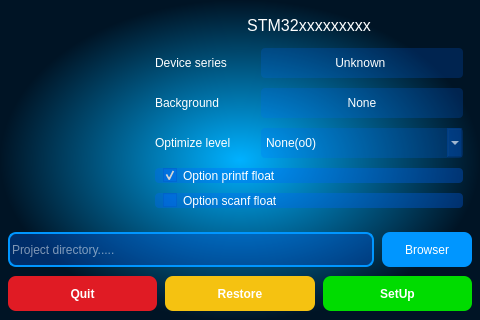
<?xml version="1.0" encoding="UTF-8"?>
<ui version="4.0">
 <class>MainWindow</class>
 <widget class="QMainWindow" name="MainWindow">
  <property name="geometry">
   <rect>
    <x>0</x>
    <y>0</y>
    <width>480</width>
    <height>320</height>
   </rect>
  </property>
  <property name="minimumSize">
   <size>
    <width>480</width>
    <height>320</height>
   </size>
  </property>
  <property name="maximumSize">
   <size>
    <width>480</width>
    <height>320</height>
   </size>
  </property>
  <property name="windowTitle">
   <string>STM-EDF setup tool</string>
  </property>
  <property name="styleSheet">
   <string notr="true">background-color: qradialgradient(spread:pad, cx:0.5, cy:0.5, radius:0.5, fx:0.5, fy:0.5, stop:0 rgba(0, 177, 255, 255), stop:1 rgba(0, 20, 37, 255));
border-radius: 8px;</string>
  </property>
  <widget class="QWidget" name="centralwidget">
   <property name="styleSheet">
    <string notr="true"/>
   </property>
   <layout class="QGridLayout" name="gridLayout">
    <property name="leftMargin">
     <number>8</number>
    </property>
    <property name="topMargin">
     <number>8</number>
    </property>
    <property name="rightMargin">
     <number>8</number>
    </property>
    <property name="bottomMargin">
     <number>8</number>
    </property>
    <property name="spacing">
     <number>8</number>
    </property>
    <item row="0" column="0">
     <widget class="QFrame" name="frame">
      <property name="minimumSize">
       <size>
        <width>130</width>
        <height>0</height>
       </size>
      </property>
      <property name="maximumSize">
       <size>
        <width>130</width>
        <height>16777215</height>
       </size>
      </property>
      <property name="styleSheet">
       <string notr="true">background-color: rgba(255, 255,255, 0);</string>
      </property>
      <property name="frameShape">
       <enum>QFrame::StyledPanel</enum>
      </property>
      <property name="frameShadow">
       <enum>QFrame::Raised</enum>
      </property>
      <layout class="QHBoxLayout" name="horizontalLayout_3">
       <property name="spacing">
        <number>0</number>
       </property>
       <property name="leftMargin">
        <number>0</number>
       </property>
       <property name="topMargin">
        <number>0</number>
       </property>
       <property name="rightMargin">
        <number>0</number>
       </property>
       <property name="bottomMargin">
        <number>0</number>
       </property>
       <item>
        <widget class="QLabel" name="label">
         <property name="styleSheet">
          <string notr="true">image: url(:/image/image_icon/STM32MCU.png);</string>
         </property>
         <property name="text">
          <string/>
         </property>
        </widget>
       </item>
      </layout>
     </widget>
    </item>
    <item row="0" column="1" alignment="Qt::AlignTop">
     <widget class="QFrame" name="frame_2">
      <property name="minimumSize">
       <size>
        <width>326</width>
        <height>216</height>
       </size>
      </property>
      <property name="maximumSize">
       <size>
        <width>326</width>
        <height>216</height>
       </size>
      </property>
      <property name="styleSheet">
       <string notr="true">
background-color: rgba(255, 255, 255, 0);</string>
      </property>
      <property name="frameShape">
       <enum>QFrame::StyledPanel</enum>
      </property>
      <property name="frameShadow">
       <enum>QFrame::Raised</enum>
      </property>
      <layout class="QVBoxLayout" name="verticalLayout">
       <property name="spacing">
        <number>0</number>
       </property>
       <property name="leftMargin">
        <number>0</number>
       </property>
       <property name="topMargin">
        <number>8</number>
       </property>
       <property name="rightMargin">
        <number>0</number>
       </property>
       <property name="bottomMargin">
        <number>0</number>
       </property>
       <item>
        <widget class="QPushButton" name="Btn_Device_Full_Name">
         <property name="font">
          <font>
           <pointsize>12</pointsize>
          </font>
         </property>
         <property name="styleSheet">
          <string notr="true">color: rgb(255, 255, 255);
background-color: rgba(255, 255, 255, 0);
border: none;</string>
         </property>
         <property name="text">
          <string>STM32xxxxxxxxx</string>
         </property>
         <property name="icon">
          <iconset resource="guiimg.qrc">
           <normaloff>:/icon/image_icon/cpu.svg</normaloff>:/icon/image_icon/cpu.svg</iconset>
         </property>
         <property name="iconSize">
          <size>
           <width>35</width>
           <height>35</height>
          </size>
         </property>
        </widget>
       </item>
       <item>
        <widget class="QFrame" name="frame_5">
         <property name="styleSheet">
          <string notr="true">border: none;
border-radius: 1px;
background-color: rgba(255, 255, 255, 0);</string>
         </property>
         <property name="frameShape">
          <enum>QFrame::StyledPanel</enum>
         </property>
         <property name="frameShadow">
          <enum>QFrame::Raised</enum>
         </property>
         <layout class="QGridLayout" name="gridLayout_2">
          <item row="0" column="0">
           <widget class="QLabel" name="label_3">
            <property name="minimumSize">
             <size>
              <width>95</width>
              <height>0</height>
             </size>
            </property>
            <property name="styleSheet">
             <string notr="true">border: none;
color: rgb(255, 255, 255);
background-color: rgba(255, 255, 255, 0);</string>
            </property>
            <property name="text">
             <string>Device series</string>
            </property>
           </widget>
          </item>
          <item row="0" column="1">
           <widget class="QPushButton" name="Btn_Device_Series">
            <property name="minimumSize">
             <size>
              <width>200</width>
              <height>30</height>
             </size>
            </property>
            <property name="maximumSize">
             <size>
              <width>250</width>
              <height>30</height>
             </size>
            </property>
            <property name="styleSheet">
             <string notr="true">color: rgb(255, 255, 255);
background-color: rgba(0, 100, 255, 50);
border-radius: 4px;</string>
            </property>
            <property name="text">
             <string>Unknown </string>
            </property>
           </widget>
          </item>
          <item row="1" column="0">
           <widget class="QLabel" name="label_4">
            <property name="minimumSize">
             <size>
              <width>95</width>
              <height>0</height>
             </size>
            </property>
            <property name="maximumSize">
             <size>
              <width>16777215</width>
              <height>16777215</height>
             </size>
            </property>
            <property name="styleSheet">
             <string notr="true">border: none;
color: rgb(255, 255, 255);
background-color: rgba(255, 255, 255, 0);</string>
            </property>
            <property name="text">
             <string>Background</string>
            </property>
           </widget>
          </item>
          <item row="1" column="1">
           <widget class="QPushButton" name="Btn_Project_Bgr">
            <property name="minimumSize">
             <size>
              <width>200</width>
              <height>30</height>
             </size>
            </property>
            <property name="maximumSize">
             <size>
              <width>250</width>
              <height>30</height>
             </size>
            </property>
            <property name="styleSheet">
             <string notr="true">color: rgb(255, 255, 255);
background-color: rgba(0, 100, 255, 50);
border-radius: 4px;</string>
            </property>
            <property name="text">
             <string>None</string>
            </property>
           </widget>
          </item>
          <item row="2" column="0">
           <widget class="QLabel" name="label_2">
            <property name="maximumSize">
             <size>
              <width>100</width>
              <height>16777215</height>
             </size>
            </property>
            <property name="styleSheet">
             <string notr="true">border: none;
color: rgb(255, 255, 255);
background-color: rgba(255, 255, 255, 0);</string>
            </property>
            <property name="text">
             <string>Optimize level</string>
            </property>
           </widget>
          </item>
          <item row="2" column="1">
           <widget class="QComboBox" name="Box_Optimize">
            <property name="minimumSize">
             <size>
              <width>200</width>
              <height>30</height>
             </size>
            </property>
            <property name="maximumSize">
             <size>
              <width>250</width>
              <height>30</height>
             </size>
            </property>
            <property name="styleSheet">
             <string notr="true">color: rgb(255, 255, 255);
background-color: rgba(0, 100, 255, 50);
border-radius: 4px;</string>
            </property>
            <item>
             <property name="text">
              <string>None(o0)</string>
             </property>
            </item>
            <item>
             <property name="text">
              <string>Optimize for debug(og)</string>
             </property>
            </item>
            <item>
             <property name="text">
              <string>Optimize for size(os)</string>
             </property>
            </item>
            <item>
             <property name="text">
              <string>Optimize for speed(ofast)</string>
             </property>
            </item>
            <item>
             <property name="text">
              <string>Optimize(o1)</string>
             </property>
            </item>
            <item>
             <property name="text">
              <string>Optimize for more(o2)</string>
             </property>
            </item>
            <item>
             <property name="text">
              <string>Optimize for most(o3)</string>
             </property>
            </item>
           </widget>
          </item>
          <item row="3" column="0" colspan="2">
           <widget class="QCheckBox" name="CB_Printf_Float">
            <property name="styleSheet">
             <string notr="true">color: rgb(255, 255, 255);
background-color: rgba(0, 100, 255, 80);
border-radius: 4px;
padding-left: 8px;</string>
            </property>
            <property name="text">
             <string>Option printf float</string>
            </property>
            <property name="checked">
             <bool>true</bool>
            </property>
           </widget>
          </item>
          <item row="4" column="0" colspan="2">
           <widget class="QCheckBox" name="CB_Scanf_Float">
            <property name="styleSheet">
             <string notr="true">color: rgb(255, 255, 255);
background-color: rgba(0, 100, 255, 80);
border-radius: 4px;
padding-left: 8px;</string>
            </property>
            <property name="text">
             <string>Option scanf float</string>
            </property>
           </widget>
          </item>
         </layout>
        </widget>
       </item>
      </layout>
     </widget>
    </item>
    <item row="1" column="0" colspan="2">
     <widget class="QFrame" name="frame_4">
      <property name="minimumSize">
       <size>
        <width>0</width>
        <height>36</height>
       </size>
      </property>
      <property name="maximumSize">
       <size>
        <width>16777215</width>
        <height>36</height>
       </size>
      </property>
      <property name="styleSheet">
       <string notr="true">background-color: rgba(255, 255, 255, 0);</string>
      </property>
      <property name="frameShape">
       <enum>QFrame::StyledPanel</enum>
      </property>
      <property name="frameShadow">
       <enum>QFrame::Raised</enum>
      </property>
      <layout class="QHBoxLayout" name="horizontalLayout_2">
       <property name="spacing">
        <number>8</number>
       </property>
       <property name="leftMargin">
        <number>0</number>
       </property>
       <property name="topMargin">
        <number>0</number>
       </property>
       <property name="rightMargin">
        <number>0</number>
       </property>
       <property name="bottomMargin">
        <number>0</number>
       </property>
       <item>
        <widget class="QLineEdit" name="LE_Project_Dir">
         <property name="minimumSize">
          <size>
           <width>0</width>
           <height>35</height>
          </size>
         </property>
         <property name="styleSheet">
          <string notr="true">color: rgb(255, 255, 255);
background-color: rgba(0, 100, 255, 80);
border: 2px solid rgb(0, 150, 255);</string>
         </property>
         <property name="placeholderText">
          <string>Project directory.....</string>
         </property>
        </widget>
       </item>
       <item>
        <widget class="QPushButton" name="Btn_Browser">
         <property name="minimumSize">
          <size>
           <width>90</width>
           <height>35</height>
          </size>
         </property>
         <property name="styleSheet">
          <string notr="true">QPushButton#Btn_Browser{
	color: rgb(255, 255, 255);
	background-color: rgb(0, 150, 255);
}
QPushButton#Btn_Browser::hover{
	color: rgb(255, 255, 255);
	background-color: rgb(0, 100, 200);
}
QPushButton#Btn_Browser::pressed{
	color: rgb(255, 255, 255);
	background-color: rgb(0, 150, 0);
}</string>
         </property>
         <property name="text">
          <string>Browser</string>
         </property>
         <property name="icon">
          <iconset resource="guiimg.qrc">
           <normaloff>:/icon/image_icon/folder.svg</normaloff>:/icon/image_icon/folder.svg</iconset>
         </property>
         <property name="iconSize">
          <size>
           <width>25</width>
           <height>25</height>
          </size>
         </property>
        </widget>
       </item>
      </layout>
     </widget>
    </item>
    <item row="2" column="0" colspan="2">
     <widget class="QFrame" name="frame_3">
      <property name="minimumSize">
       <size>
        <width>0</width>
        <height>36</height>
       </size>
      </property>
      <property name="maximumSize">
       <size>
        <width>16777215</width>
        <height>36</height>
       </size>
      </property>
      <property name="styleSheet">
       <string notr="true">background-color: rgba(255, 255, 255, 0);</string>
      </property>
      <property name="frameShape">
       <enum>QFrame::StyledPanel</enum>
      </property>
      <property name="frameShadow">
       <enum>QFrame::Raised</enum>
      </property>
      <layout class="QHBoxLayout" name="horizontalLayout">
       <property name="spacing">
        <number>8</number>
       </property>
       <property name="leftMargin">
        <number>0</number>
       </property>
       <property name="topMargin">
        <number>0</number>
       </property>
       <property name="rightMargin">
        <number>0</number>
       </property>
       <property name="bottomMargin">
        <number>0</number>
       </property>
       <item>
        <widget class="QPushButton" name="Btn_Quit">
         <property name="minimumSize">
          <size>
           <width>0</width>
           <height>35</height>
          </size>
         </property>
         <property name="font">
          <font>
           <weight>75</weight>
           <bold>true</bold>
          </font>
         </property>
         <property name="styleSheet">
          <string notr="true">QPushButton#Btn_Quit{
	color: rgb(255, 255, 255);
	background-color: rgb(224, 27, 36);
}
QPushButton#Btn_Quit::hover{
	color: rgb(255, 255, 255);
	background-color: rgb(180, 0, 0);
}
QPushButton#Btn_Quit::pressed{
	color: rgb(255, 255, 255);
	background-color: rgb(0, 50, 255);
}</string>
         </property>
         <property name="text">
          <string>Quit</string>
         </property>
        </widget>
       </item>
       <item>
        <widget class="QPushButton" name="Btn_Restore">
         <property name="minimumSize">
          <size>
           <width>0</width>
           <height>35</height>
          </size>
         </property>
         <property name="font">
          <font>
           <weight>75</weight>
           <bold>true</bold>
          </font>
         </property>
         <property name="styleSheet">
          <string notr="true">QPushButton#Btn_Restore{
	color: rgb(255, 255, 255);
	background-color: rgb(245, 194, 17);
}
QPushButton#Btn_Restore::hover{
	color: rgb(255, 255, 255);
	background-color: rgb(200, 150, 17);
}
QPushButton#Btn_Restore::pressed{
	color: rgb(255, 255, 255);
	background-color: rgb(0, 50, 255);
}</string>
         </property>
         <property name="text">
          <string>Restore</string>
         </property>
        </widget>
       </item>
       <item>
        <widget class="QPushButton" name="Btn_Setup">
         <property name="minimumSize">
          <size>
           <width>0</width>
           <height>35</height>
          </size>
         </property>
         <property name="font">
          <font>
           <weight>75</weight>
           <bold>true</bold>
          </font>
         </property>
         <property name="styleSheet">
          <string notr="true">QPushButton#Btn_Setup{
	color: rgb(255, 255, 255);
	background-color: rgb(0, 220, 0);
}
QPushButton#Btn_Setup::hover{
	color: rgb(255, 255, 255);
	background-color: rgb(0, 150, 0);
}
QPushButton#Btn_Setup::pressed{
	color: rgb(255, 255, 255);
	background-color: rgb(0, 50, 255);
}</string>
         </property>
         <property name="text">
          <string>SetUp</string>
         </property>
        </widget>
       </item>
      </layout>
     </widget>
    </item>
   </layout>
  </widget>
 </widget>
 <resources>
  <include location="guiimg.qrc"/>
 </resources>
 <connections/>
</ui>
